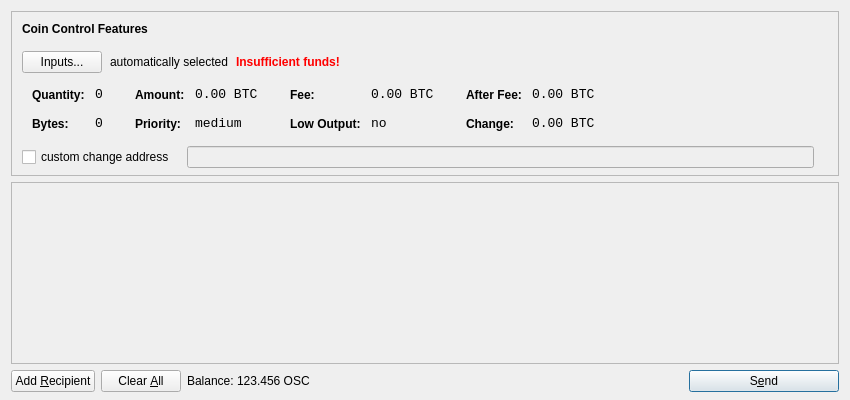
<?xml version="1.0" encoding="UTF-8"?>
<ui version="4.0">
 <class>SendCoinsDialog</class>
 <widget class="QDialog" name="SendCoinsDialog">
  <property name="geometry">
   <rect>
    <x>0</x>
    <y>0</y>
    <width>850</width>
    <height>400</height>
   </rect>
  </property>
  <property name="windowTitle">
   <string>Send Coins</string>
  </property>
  <layout class="QVBoxLayout" name="verticalLayout" stretch="0,1,0">
   <property name="bottomMargin">
    <number>8</number>
   </property>
   <item>
    <widget class="QFrame" name="frameCoinControl">
     <property name="sizePolicy">
      <sizepolicy hsizetype="Expanding" vsizetype="Expanding">
       <horstretch>0</horstretch>
       <verstretch>0</verstretch>
      </sizepolicy>
     </property>
     <property name="maximumSize">
      <size>
       <width>16777215</width>
       <height>16777215</height>
      </size>
     </property>
     <property name="frameShape">
      <enum>QFrame::StyledPanel</enum>
     </property>
     <property name="frameShadow">
      <enum>QFrame::Sunken</enum>
     </property>
     <layout class="QVBoxLayout" name="verticalLayoutCoinControl2">
      <property name="spacing">
       <number>-1</number>
      </property>
      <property name="leftMargin">
       <number>0</number>
      </property>
      <property name="topMargin">
       <number>0</number>
      </property>
      <property name="rightMargin">
       <number>0</number>
      </property>
      <property name="bottomMargin">
       <number>6</number>
      </property>
      <item>
       <layout class="QVBoxLayout" name="verticalLayoutCoinControl" stretch="0,0,0,0,1">
        <property name="spacing">
         <number>0</number>
        </property>
        <property name="leftMargin">
         <number>10</number>
        </property>
        <property name="topMargin">
         <number>10</number>
        </property>
        <item>
         <layout class="QHBoxLayout" name="horizontalLayoutCoinControl1">
          <property name="bottomMargin">
           <number>15</number>
          </property>
          <item>
           <widget class="QLabel" name="labelCoinControlFeatures">
            <property name="sizePolicy">
             <sizepolicy hsizetype="Preferred" vsizetype="Maximum">
              <horstretch>0</horstretch>
              <verstretch>0</verstretch>
             </sizepolicy>
            </property>
            <property name="font">
             <font>
              <weight>75</weight>
              <bold>true</bold>
             </font>
            </property>
            <property name="styleSheet">
             <string notr="true">font-weight:bold;</string>
            </property>
            <property name="text">
             <string>Coin Control Features</string>
            </property>
           </widget>
          </item>
         </layout>
        </item>
        <item>
         <layout class="QHBoxLayout" name="horizontalLayoutCoinControl2" stretch="0,0,0,0">
          <property name="spacing">
           <number>8</number>
          </property>
          <property name="bottomMargin">
           <number>10</number>
          </property>
          <item>
           <widget class="QPushButton" name="pushButtonCoinControl">
            <property name="styleSheet">
             <string notr="true"/>
            </property>
            <property name="text">
             <string>Inputs...</string>
            </property>
           </widget>
          </item>
          <item>
           <widget class="QLabel" name="labelCoinControlAutomaticallySelected">
            <property name="text">
             <string>automatically selected</string>
            </property>
            <property name="margin">
             <number>5</number>
            </property>
           </widget>
          </item>
          <item>
           <widget class="QLabel" name="labelCoinControlInsuffFunds">
            <property name="font">
             <font>
              <weight>75</weight>
              <bold>true</bold>
             </font>
            </property>
            <property name="styleSheet">
             <string notr="true">color:red;font-weight:bold;</string>
            </property>
            <property name="text">
             <string>Insufficient funds!</string>
            </property>
            <property name="margin">
             <number>5</number>
            </property>
           </widget>
          </item>
          <item>
           <spacer name="horizontalSpacerCoinControl">
            <property name="orientation">
             <enum>Qt::Horizontal</enum>
            </property>
            <property name="sizeHint" stdset="0">
             <size>
              <width>40</width>
              <height>1</height>
             </size>
            </property>
           </spacer>
          </item>
         </layout>
        </item>
        <item>
         <widget class="QWidget" name="widgetCoinControl" native="true">
          <property name="sizePolicy">
           <sizepolicy hsizetype="Preferred" vsizetype="Preferred">
            <horstretch>0</horstretch>
            <verstretch>0</verstretch>
           </sizepolicy>
          </property>
          <property name="minimumSize">
           <size>
            <width>0</width>
            <height>0</height>
           </size>
          </property>
          <property name="styleSheet">
           <string notr="true"/>
          </property>
          <layout class="QHBoxLayout" name="horizontalLayoutCoinControl5">
           <property name="margin">
            <number>0</number>
           </property>
           <item>
            <layout class="QHBoxLayout" name="horizontalLayoutCoinControl3" stretch="0,0,0,1">
             <property name="spacing">
              <number>20</number>
             </property>
             <property name="topMargin">
              <number>0</number>
             </property>
             <property name="bottomMargin">
              <number>10</number>
             </property>
             <item>
              <layout class="QFormLayout" name="formLayoutCoinControl1">
               <property name="horizontalSpacing">
                <number>10</number>
               </property>
               <property name="verticalSpacing">
                <number>14</number>
               </property>
               <property name="leftMargin">
                <number>10</number>
               </property>
               <property name="topMargin">
                <number>4</number>
               </property>
               <property name="rightMargin">
                <number>6</number>
               </property>
               <item row="0" column="0">
                <widget class="QLabel" name="labelCoinControlQuantityText">
                 <property name="styleSheet">
                  <string notr="true">font-weight:bold;</string>
                 </property>
                 <property name="text">
                  <string>Quantity:</string>
                 </property>
                 <property name="margin">
                  <number>0</number>
                 </property>
                </widget>
               </item>
               <item row="0" column="1">
                <widget class="QLabel" name="labelCoinControlQuantity">
                 <property name="font">
                  <font>
                   <family>Monospace</family>
                   <pointsize>10</pointsize>
                  </font>
                 </property>
                 <property name="cursor">
                  <cursorShape>IBeamCursor</cursorShape>
                 </property>
                 <property name="contextMenuPolicy">
                  <enum>Qt::ActionsContextMenu</enum>
                 </property>
                 <property name="text">
                  <string notr="true">0</string>
                 </property>
                 <property name="margin">
                  <number>0</number>
                 </property>
                 <property name="textInteractionFlags">
                  <set>Qt::LinksAccessibleByMouse|Qt::TextSelectableByKeyboard|Qt::TextSelectableByMouse</set>
                 </property>
                </widget>
               </item>
               <item row="1" column="0">
                <widget class="QLabel" name="labelCoinControlBytesText">
                 <property name="styleSheet">
                  <string notr="true">font-weight:bold;</string>
                 </property>
                 <property name="text">
                  <string>Bytes:</string>
                 </property>
                </widget>
               </item>
               <item row="1" column="1">
                <widget class="QLabel" name="labelCoinControlBytes">
                 <property name="font">
                  <font>
                   <family>Monospace</family>
                   <pointsize>10</pointsize>
                  </font>
                 </property>
                 <property name="cursor">
                  <cursorShape>IBeamCursor</cursorShape>
                 </property>
                 <property name="contextMenuPolicy">
                  <enum>Qt::ActionsContextMenu</enum>
                 </property>
                 <property name="text">
                  <string notr="true">0</string>
                 </property>
                 <property name="textInteractionFlags">
                  <set>Qt::LinksAccessibleByMouse|Qt::TextSelectableByKeyboard|Qt::TextSelectableByMouse</set>
                 </property>
                </widget>
               </item>
              </layout>
             </item>
             <item>
              <layout class="QFormLayout" name="formLayoutCoinControl2">
               <property name="horizontalSpacing">
                <number>10</number>
               </property>
               <property name="verticalSpacing">
                <number>14</number>
               </property>
               <property name="leftMargin">
                <number>6</number>
               </property>
               <property name="topMargin">
                <number>4</number>
               </property>
               <property name="rightMargin">
                <number>6</number>
               </property>
               <item row="0" column="0">
                <widget class="QLabel" name="labelCoinControlAmountText">
                 <property name="styleSheet">
                  <string notr="true">font-weight:bold;</string>
                 </property>
                 <property name="text">
                  <string>Amount:</string>
                 </property>
                 <property name="margin">
                  <number>0</number>
                 </property>
                </widget>
               </item>
               <item row="0" column="1">
                <widget class="QLabel" name="labelCoinControlAmount">
                 <property name="font">
                  <font>
                   <family>Monospace</family>
                   <pointsize>10</pointsize>
                  </font>
                 </property>
                 <property name="cursor">
                  <cursorShape>IBeamCursor</cursorShape>
                 </property>
                 <property name="contextMenuPolicy">
                  <enum>Qt::ActionsContextMenu</enum>
                 </property>
                 <property name="text">
                  <string notr="true">0.00 BTC</string>
                 </property>
                 <property name="textInteractionFlags">
                  <set>Qt::LinksAccessibleByMouse|Qt::TextSelectableByKeyboard|Qt::TextSelectableByMouse</set>
                 </property>
                </widget>
               </item>
               <item row="1" column="0">
                <widget class="QLabel" name="labelCoinControlPriorityText">
                 <property name="styleSheet">
                  <string notr="true">font-weight:bold;</string>
                 </property>
                 <property name="text">
                  <string>Priority:</string>
                 </property>
                </widget>
               </item>
               <item row="1" column="1">
                <widget class="QLabel" name="labelCoinControlPriority">
                 <property name="font">
                  <font>
                   <family>Monospace</family>
                   <pointsize>10</pointsize>
                  </font>
                 </property>
                 <property name="cursor">
                  <cursorShape>IBeamCursor</cursorShape>
                 </property>
                 <property name="contextMenuPolicy">
                  <enum>Qt::ActionsContextMenu</enum>
                 </property>
                 <property name="text">
                  <string>medium</string>
                 </property>
                 <property name="textInteractionFlags">
                  <set>Qt::LinksAccessibleByMouse|Qt::TextSelectableByKeyboard|Qt::TextSelectableByMouse</set>
                 </property>
                </widget>
               </item>
              </layout>
             </item>
             <item>
              <layout class="QFormLayout" name="formLayoutCoinControl3">
               <property name="horizontalSpacing">
                <number>10</number>
               </property>
               <property name="verticalSpacing">
                <number>14</number>
               </property>
               <property name="leftMargin">
                <number>6</number>
               </property>
               <property name="topMargin">
                <number>4</number>
               </property>
               <property name="rightMargin">
                <number>6</number>
               </property>
               <item row="0" column="0">
                <widget class="QLabel" name="labelCoinControlFeeText">
                 <property name="styleSheet">
                  <string notr="true">font-weight:bold;</string>
                 </property>
                 <property name="text">
                  <string>Fee:</string>
                 </property>
                 <property name="margin">
                  <number>0</number>
                 </property>
                </widget>
               </item>
               <item row="0" column="1">
                <widget class="QLabel" name="labelCoinControlFee">
                 <property name="font">
                  <font>
                   <family>Monospace</family>
                   <pointsize>10</pointsize>
                  </font>
                 </property>
                 <property name="cursor">
                  <cursorShape>IBeamCursor</cursorShape>
                 </property>
                 <property name="contextMenuPolicy">
                  <enum>Qt::ActionsContextMenu</enum>
                 </property>
                 <property name="text">
                  <string notr="true">0.00 BTC</string>
                 </property>
                 <property name="textInteractionFlags">
                  <set>Qt::LinksAccessibleByMouse|Qt::TextSelectableByKeyboard|Qt::TextSelectableByMouse</set>
                 </property>
                </widget>
               </item>
               <item row="1" column="0">
                <widget class="QLabel" name="labelCoinControlLowOutputText">
                 <property name="styleSheet">
                  <string notr="true">font-weight:bold;</string>
                 </property>
                 <property name="text">
                  <string>Low Output:</string>
                 </property>
                </widget>
               </item>
               <item row="1" column="1">
                <widget class="QLabel" name="labelCoinControlLowOutput">
                 <property name="font">
                  <font>
                   <family>Monospace</family>
                   <pointsize>10</pointsize>
                  </font>
                 </property>
                 <property name="cursor">
                  <cursorShape>IBeamCursor</cursorShape>
                 </property>
                 <property name="contextMenuPolicy">
                  <enum>Qt::ActionsContextMenu</enum>
                 </property>
                 <property name="text">
                  <string>no</string>
                 </property>
                 <property name="textInteractionFlags">
                  <set>Qt::LinksAccessibleByMouse|Qt::TextSelectableByKeyboard|Qt::TextSelectableByMouse</set>
                 </property>
                </widget>
               </item>
              </layout>
             </item>
             <item>
              <layout class="QFormLayout" name="formLayoutCoinControl4">
               <property name="horizontalSpacing">
                <number>10</number>
               </property>
               <property name="verticalSpacing">
                <number>14</number>
               </property>
               <property name="leftMargin">
                <number>6</number>
               </property>
               <property name="topMargin">
                <number>4</number>
               </property>
               <property name="rightMargin">
                <number>6</number>
               </property>
               <item row="0" column="0">
                <widget class="QLabel" name="labelCoinControlAfterFeeText">
                 <property name="styleSheet">
                  <string notr="true">font-weight:bold;</string>
                 </property>
                 <property name="text">
                  <string>After Fee:</string>
                 </property>
                 <property name="margin">
                  <number>0</number>
                 </property>
                </widget>
               </item>
               <item row="0" column="1">
                <widget class="QLabel" name="labelCoinControlAfterFee">
                 <property name="font">
                  <font>
                   <family>Monospace</family>
                   <pointsize>10</pointsize>
                  </font>
                 </property>
                 <property name="cursor">
                  <cursorShape>IBeamCursor</cursorShape>
                 </property>
                 <property name="contextMenuPolicy">
                  <enum>Qt::ActionsContextMenu</enum>
                 </property>
                 <property name="text">
                  <string notr="true">0.00 BTC</string>
                 </property>
                 <property name="textInteractionFlags">
                  <set>Qt::LinksAccessibleByMouse|Qt::TextSelectableByKeyboard|Qt::TextSelectableByMouse</set>
                 </property>
                </widget>
               </item>
               <item row="1" column="0">
                <widget class="QLabel" name="labelCoinControlChangeText">
                 <property name="styleSheet">
                  <string notr="true">font-weight:bold;</string>
                 </property>
                 <property name="text">
                  <string>Change:</string>
                 </property>
                </widget>
               </item>
               <item row="1" column="1">
                <widget class="QLabel" name="labelCoinControlChange">
                 <property name="font">
                  <font>
                   <family>Monospace</family>
                   <pointsize>10</pointsize>
                  </font>
                 </property>
                 <property name="cursor">
                  <cursorShape>IBeamCursor</cursorShape>
                 </property>
                 <property name="contextMenuPolicy">
                  <enum>Qt::ActionsContextMenu</enum>
                 </property>
                 <property name="text">
                  <string notr="true">0.00 BTC</string>
                 </property>
                 <property name="textInteractionFlags">
                  <set>Qt::LinksAccessibleByMouse|Qt::TextSelectableByKeyboard|Qt::TextSelectableByMouse</set>
                 </property>
                </widget>
               </item>
              </layout>
             </item>
            </layout>
           </item>
          </layout>
         </widget>
        </item>
        <item>
         <layout class="QHBoxLayout" name="horizontalLayoutCoinControl4" stretch="0,0,0">
          <property name="spacing">
           <number>12</number>
          </property>
          <property name="sizeConstraint">
           <enum>QLayout::SetDefaultConstraint</enum>
          </property>
          <property name="topMargin">
           <number>5</number>
          </property>
          <property name="rightMargin">
           <number>5</number>
          </property>
          <item>
           <widget class="QCheckBox" name="checkBoxCoinControlChange">
            <property name="text">
             <string>custom change address</string>
            </property>
           </widget>
          </item>
          <item>
           <widget class="QLineEdit" name="lineEditCoinControlChange">
            <property name="enabled">
             <bool>false</bool>
            </property>
            <property name="sizePolicy">
             <sizepolicy hsizetype="Expanding" vsizetype="Fixed">
              <horstretch>0</horstretch>
              <verstretch>0</verstretch>
             </sizepolicy>
            </property>
           </widget>
          </item>
          <item>
           <widget class="QLabel" name="labelCoinControlChangeLabel">
            <property name="sizePolicy">
             <sizepolicy hsizetype="Preferred" vsizetype="Expanding">
              <horstretch>0</horstretch>
              <verstretch>0</verstretch>
             </sizepolicy>
            </property>
            <property name="minimumSize">
             <size>
              <width>0</width>
              <height>0</height>
             </size>
            </property>
            <property name="text">
             <string/>
            </property>
            <property name="margin">
             <number>3</number>
            </property>
           </widget>
          </item>
         </layout>
        </item>
        <item>
         <spacer name="verticalSpacerCoinControl">
          <property name="orientation">
           <enum>Qt::Vertical</enum>
          </property>
          <property name="sizeHint" stdset="0">
           <size>
            <width>800</width>
            <height>1</height>
           </size>
          </property>
         </spacer>
        </item>
       </layout>
      </item>
     </layout>
    </widget>
   </item>
   <item>
    <widget class="QScrollArea" name="scrollArea">
     <property name="widgetResizable">
      <bool>true</bool>
     </property>
     <widget class="QWidget" name="scrollAreaWidgetContents">
      <property name="geometry">
       <rect>
        <x>0</x>
        <y>0</y>
        <width>830</width>
        <height>165</height>
       </rect>
      </property>
      <layout class="QVBoxLayout" name="verticalLayout_2">
       <property name="margin">
        <number>0</number>
       </property>
       <item>
        <layout class="QVBoxLayout" name="entries">
         <property name="spacing">
          <number>6</number>
         </property>
        </layout>
       </item>
       <item>
        <spacer name="verticalSpacer">
         <property name="orientation">
          <enum>Qt::Vertical</enum>
         </property>
         <property name="sizeHint" stdset="0">
          <size>
           <width>20</width>
           <height>40</height>
          </size>
         </property>
        </spacer>
       </item>
      </layout>
     </widget>
    </widget>
   </item>
   <item>
    <layout class="QHBoxLayout" name="horizontalLayout">
     <item>
      <widget class="QPushButton" name="addButton">
       <property name="toolTip">
        <string>Send to multiple recipients at once</string>
       </property>
       <property name="text">
        <string>Add &amp;Recipient</string>
       </property>
       <property name="icon">
        <iconset resource="../bitcoin.qrc">
         <normaloff>:/icons/add</normaloff>:/icons/add</iconset>
       </property>
       <property name="autoDefault">
        <bool>false</bool>
       </property>
      </widget>
     </item>
     <item>
      <widget class="QPushButton" name="clearButton">
       <property name="sizePolicy">
        <sizepolicy hsizetype="Minimum" vsizetype="Fixed">
         <horstretch>0</horstretch>
         <verstretch>0</verstretch>
        </sizepolicy>
       </property>
       <property name="toolTip">
        <string>Remove all transaction fields</string>
       </property>
       <property name="text">
        <string>Clear &amp;All</string>
       </property>
       <property name="icon">
        <iconset resource="../bitcoin.qrc">
         <normaloff>:/icons/remove</normaloff>:/icons/remove</iconset>
       </property>
       <property name="autoRepeatDelay">
        <number>300</number>
       </property>
       <property name="autoDefault">
        <bool>false</bool>
       </property>
      </widget>
     </item>
     <item>
      <layout class="QHBoxLayout" name="horizontalLayout_2">
       <property name="spacing">
        <number>3</number>
       </property>
       <item>
        <widget class="QLabel" name="label">
         <property name="text">
          <string>Balance:</string>
         </property>
        </widget>
       </item>
       <item>
        <widget class="QLabel" name="labelBalance">
         <property name="cursor">
          <cursorShape>IBeamCursor</cursorShape>
         </property>
         <property name="text">
          <string>123.456 OSC</string>
         </property>
         <property name="textInteractionFlags">
          <set>Qt::LinksAccessibleByMouse|Qt::TextSelectableByKeyboard|Qt::TextSelectableByMouse</set>
         </property>
        </widget>
       </item>
      </layout>
     </item>
     <item>
      <spacer name="horizontalSpacer">
       <property name="orientation">
        <enum>Qt::Horizontal</enum>
       </property>
       <property name="sizeHint" stdset="0">
        <size>
         <width>40</width>
         <height>20</height>
        </size>
       </property>
      </spacer>
     </item>
     <item>
      <widget class="QPushButton" name="sendButton">
       <property name="minimumSize">
        <size>
         <width>150</width>
         <height>0</height>
        </size>
       </property>
       <property name="toolTip">
        <string>Confirm the send action</string>
       </property>
       <property name="text">
        <string>S&amp;end</string>
       </property>
       <property name="icon">
        <iconset resource="../bitcoin.qrc">
         <normaloff>:/icons/send</normaloff>:/icons/send</iconset>
       </property>
       <property name="default">
        <bool>true</bool>
       </property>
      </widget>
     </item>
    </layout>
   </item>
  </layout>
 </widget>
 <resources>
  <include location="../bitcoin.qrc"/>
 </resources>
 <connections/>
</ui>
